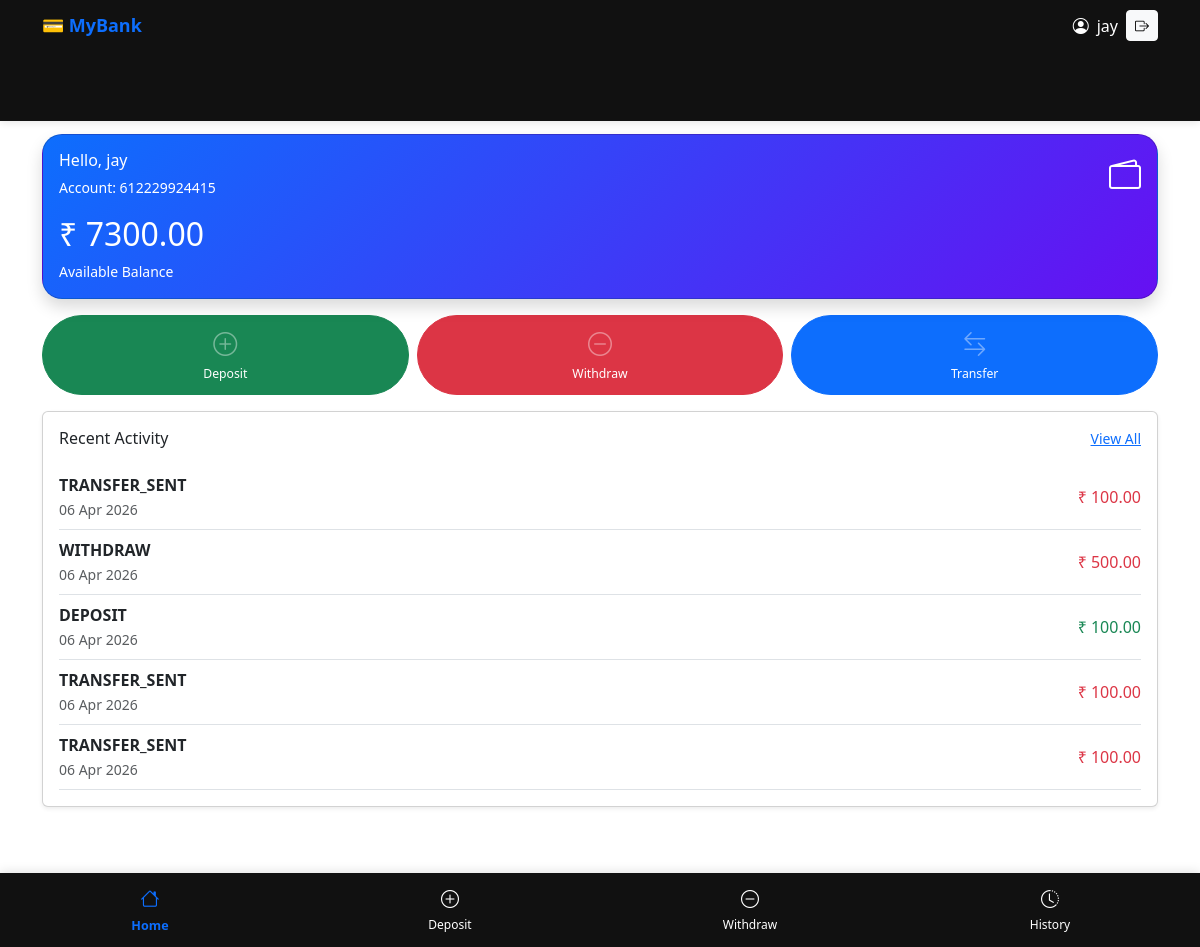
The app's page / (signed in), older data.
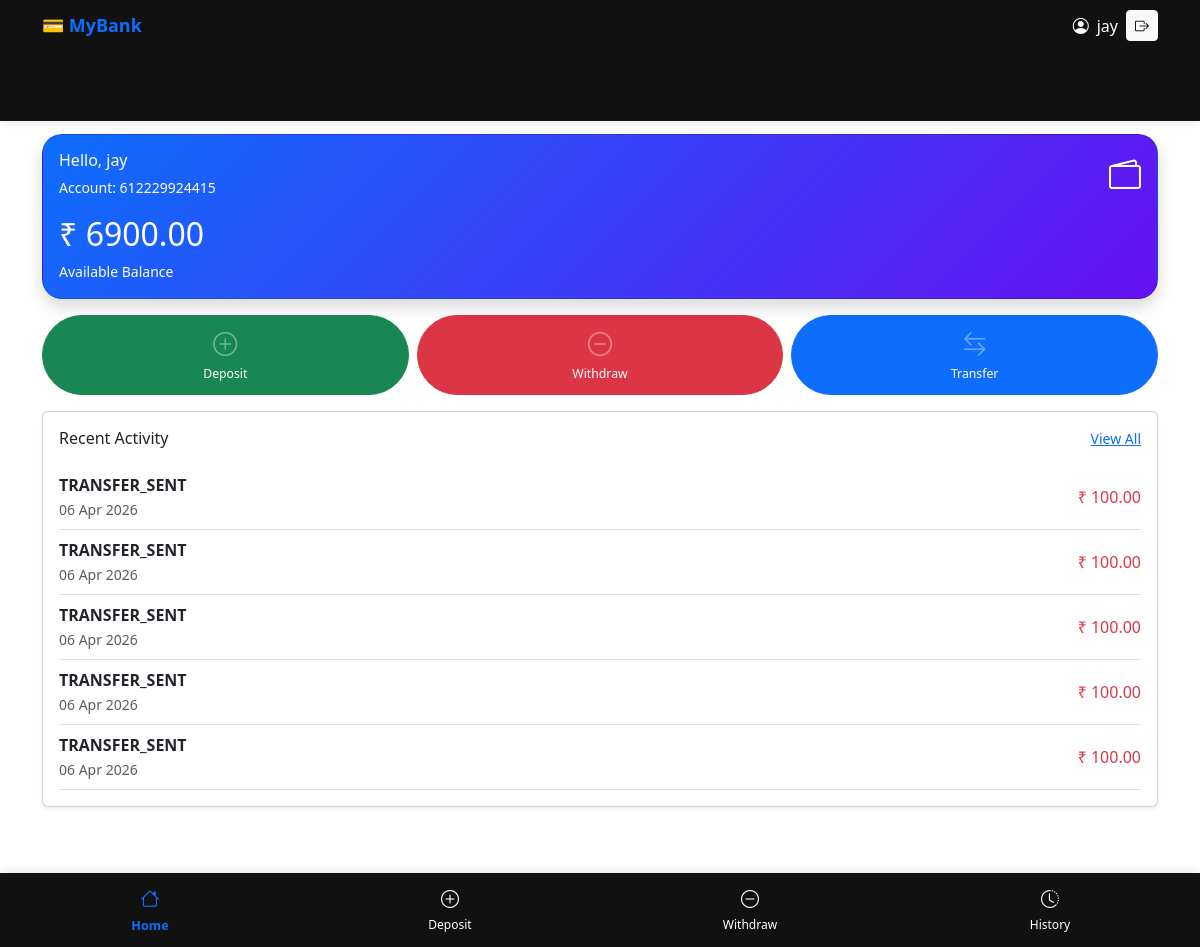
The same page, newer data.
### accounts/models.py (models this page shows, shortened)
class Account(models.Model):
    user = models.OneToOneField(User, on_delete=models.CASCADE)
    account_number = models.CharField(max_length=12, unique=True)
    balance = models.DecimalField(max_digits=10, decimal_places=2, default=0)
    created_at = models.DateTimeField(auto_now_add=True)

class Transaction(models.Model):
    TRANSACTION_TYPE = (
        ('DEPOSIT', 'Deposit'),
        ('WITHDRAW', 'Withdraw'),
        ('TRANSFER_SENT', 'Transfer Sent'),
        ('TRANSFER_RECEIVED', 'Transfer Received'),
    )
    account = models.ForeignKey(
        Account,
        on_delete=models.CASCADE,
        related_name='transactions'
    )
    sender = models.ForeignKey(
        Account,
        on_delete=models.SET_NULL,
        null=True,
        blank=True,
        related_name='sent_transactions'
    )
    receiver = models.ForeignKey(
        Account,
        on_delete=models.SET_NULL,
        null=True,
        blank=True,
        related_name='received_transactions'
    )
    amount = models.DecimalField(
        max_digits=10,
        decimal_places=2
    )
    transaction_type = models.CharField(
        max_length=20,
        choices=TRANSACTION_TYPE
    )
    timestamp = models.DateTimeField(auto_now_add=True)
    class Meta:
        ordering = ['-timestamp']  # latest first

### accounts/views.py (the view)
# urls.py: path('', views.dashboard, name='dashboard'),
@login_required
def dashboard(request):
    account = Account.objects.get(user=request.user)
    print("DASHBOARD ACCOUNT ID:", account.id)
    print("DASHBOARD BALANCE:", account.balance)
    transactions = Transaction.objects.filter(account=account).order_by('-timestamp')[:5]
    return render(request, 'dashboard.html', {
        'account': account,
        'transactions': transactions
    })

### accounts/templates/dashboard.html (shortened to what this page needs)
{% extends 'base.html' %}
{% load static %}
{% block content %}
<div class="card balance-card shadow mb-3 p-3">
    <div class="d-flex justify-content-between align-items-center">
        <div>
            <h6 class="mb-1">Hello, {{ request.user.username }}</h6>
            <small>Account: {{ account.account_number }}</small>
        </div>
        <i class="bi bi-wallet2 fs-2"></i>
    </div>
    <h2 class="mt-3">₹ {{ account.balance }}</h2>
    <small>Available Balance</small>
</div>
<div class="row text-center mb-3 g-2">
    <div class="col-4">
        <a href="/deposit/" class="btn btn-success w-100 rounded-pill action-btn">
            <i class="bi bi-plus-circle fs-4 d-block"></i>
            <small>Deposit</small>
        </a>
    </div>
    <div class="col-4">
        <a href="/withdraw/" class="btn btn-danger w-100 rounded-pill action-btn">
            <i class="bi bi-dash-circle fs-4 d-block"></i>
            <small>Withdraw</small>
        </a>
    </div>
    <div class="col-4">
        <a href="/transfer/" class="btn btn-primary w-100 rounded-pill action-btn">
            <i class="bi bi-arrow-left-right fs-4 d-block"></i>
            <small>Transfer</small>
        </a>
    </div>
</div>
<div class="card shadow-sm">
    <div class="card-body">
        <div class="d-flex justify-content-between align-items-center mb-3">
            <h6 class="mb-0">Recent Activity</h6>
            <a href="/history/" class="small text-primary">View All</a>
        </div>
        {% for t in transactions %}
        <div class="transaction-item d-flex justify-content-between align-items-center border-bottom py-2">
            <div>
                <strong>{{ t.transaction_type }}</strong>
                <br>
                <small class="text-muted">
                    {{ t.timestamp|date:"d M Y" }}
                </small>
            </div>
            <div class="{% if t.transaction_type == 'DEPOSIT' %}text-success{% else %}text-danger{% endif %}">
                ₹ {{ t.amount }}
            </div>
        </div>
        {% empty %}
        <p class="text-center text-muted">No transactions yet</p>
        {% endfor %}
    </div>
</div>
{% endblock %}

### accounts/templates/base.html (shortened to what this page needs)
{% load static %}
<!doctype html>
<html lang="en">
  <head>
    <link rel="stylesheet" href="{% static 'css/style.css' %}" />
    <link
      href="https://cdn.jsdelivr.net/npm/bootstrap@5.3.0/dist/css/bootstrap.min.css"
      rel="stylesheet"
    />
    <link
      href="https://cdn.jsdelivr.net/npm/bootstrap-icons/font/bootstrap-icons.css"
      rel="stylesheet"
    />
  </head>
  <body>
    <nav class="top-navbar">
      <div class="container d-flex justify-content-between align-items-center">
        <div class="logo">💳 MyBank</div>
        <div class="d-flex align-items-center gap-2">
          <i class="bi bi-person-circle"></i>
          <span>{{ request.user.username }}</span>
          <form method="POST" action="{% url 'logout' %}">
            <button type="submit" class="btn btn-sm btn-light">
              <i class="bi bi-box-arrow-right"></i>
            </button>
          </form>
        </div>
      </div>
    </nav>
    <nav class="navbar navbar-dark bg-primary px-3">
      <span class="navbar-brand h5">  MyBank </span>
    </nav>
    <div class="container mt-3">{% block content %} {% endblock %}</div>
    <nav class="bottom-nav">
      <a href="/" class="nav-item">
        <i class="bi bi-house"></i>
        <span>Home</span>
      </a>
      <a href="/deposit/" class="nav-item">
        <i class="bi bi-plus-circle"></i>
        <span>Deposit</span>
      </a>
      <a href="/withdraw/" class="nav-item">
        <i class="bi bi-dash-circle"></i>
        <span>Withdraw</span>
      </a>
      <a href="/history/" class="nav-item">
        <i class="bi bi-clock-history"></i>
        <span>History</span>
      </a>
    </nav>
  </body>
</html>

### accounts/static/css/style.css (style rules this page uses)
body { background: #f4f6f9; font-family: 'Segoe UI', sans-serif; }
* { transition: all 0.2s ease-in-out; }
.card { border-radius: 16px; border: none; }
.balance-card { background: linear-gradient(135deg, #673ab7, #512da8); color: white; border-radius: 18px; padding: 20px; }
.action-btn { padding: 10px; font-size: 14px; border-radius: 20px; }
.bottom-nav { position: fixed; bottom: 0; left: 0; width: 100%; background: #ffffff; display: flex; justify-content: space-around; align-items: center; padding: 10px 0; box-shadow: 0 -2px 10px rgba(0,0,0,0.1); z-index: 1000; }
.nav-item { text-align: center; color: #666; text-decoration: none; font-size: 12px; flex: 1; }
.nav-item i { font-size: 20px; display: block; margin-bottom: 3px; }
.nav-item:hover, .nav-item.active { color: #0d6efd; }
.nav-item.active { font-weight: bold; }
body { padding-bottom: 70px; }
.top-navbar { position: fixed; top: 0; width: 100%; background: white; padding: 10px 0; box-shadow: 0 2px 8px rgba(0,0,0,0.1); z-index: 1000; }
.top-navbar .logo { font-weight: bold; font-size: 18px; color: #0d6efd; }
.bottom-nav { position: fixed; bottom: 0; width: 100%; background: white; display: flex; justify-content: space-around; align-items: center; padding: 8px 0; box-shadow: 0 -2px 10px rgba(0,0,0,0.1); z-index: 1000; }
.nav-item { text-align: center; color: #777; text-decoration: none; font-size: 12px; flex: 1; padding: 5px; }
.nav-item i { font-size: 20px; display: block; }
.nav-item:hover, .nav-item.active { color: #0d6efd; transform: scale(1.05); }
.nav-item.active span { font-weight: bold; }
body { padding-top: 60px; padding-bottom: 70px; background: #f4f6f9; }
body { background: #f4f6f9; }
.card { border-radius: 15px; border: none; }
.text-danger { color: #dc3545 !important; }
.container { max-width: 700px; }
.text-center i { opacity: 0.4; }

### accounts/templates/base.html (style rules this page uses)
body { overflow-x: hidden; margin: 0; }
.top-navbar { background: #111; color: white; padding: 10px 0; }
.logo { font-size: 18px; font-weight: bold; }
.bottom-nav { display: flex; justify-content: space-around; align-items: center; position: fixed; bottom: 0; width: 100%; background: #111; padding: 8px 0; z-index: 999; }
.bottom-nav .nav-item { color: white; text-align: center; font-size: 12px; text-decoration: none; }
.bottom-nav i { font-size: 18px; display: block; }
.bottom-nav .active { color: #0d6efd; }
.container { padding-bottom: 70px; }

### accounts/templates/dashboard.html (style rules this page uses)
.balance-card { border-radius: 20px; background: linear-gradient(135deg, #0d6efd, #6610f2); color: white; }
.action-btn { padding: 10px; font-size: 14px; transition: 0.3s; }
.transaction-item { transition: 0.3s; }

Row changes from the older to the newer data that the page shows:
no longer on this page (row unchanged): Transaction: transaction_type "WITHDRAW", timestamp "06 Apr 2026", amount "500.00"
no longer on this page (row unchanged): Transaction: transaction_type "DEPOSIT", timestamp "06 Apr 2026", amount "100.00"
changed Account: balance "7300.00" → "6900.00"
added Transaction: transaction_type "TRANSFER_SENT", timestamp "06 Apr 2026", amount "100.00"
added Transaction: transaction_type "TRANSFER_SENT", timestamp "06 Apr 2026", amount "100.00"
